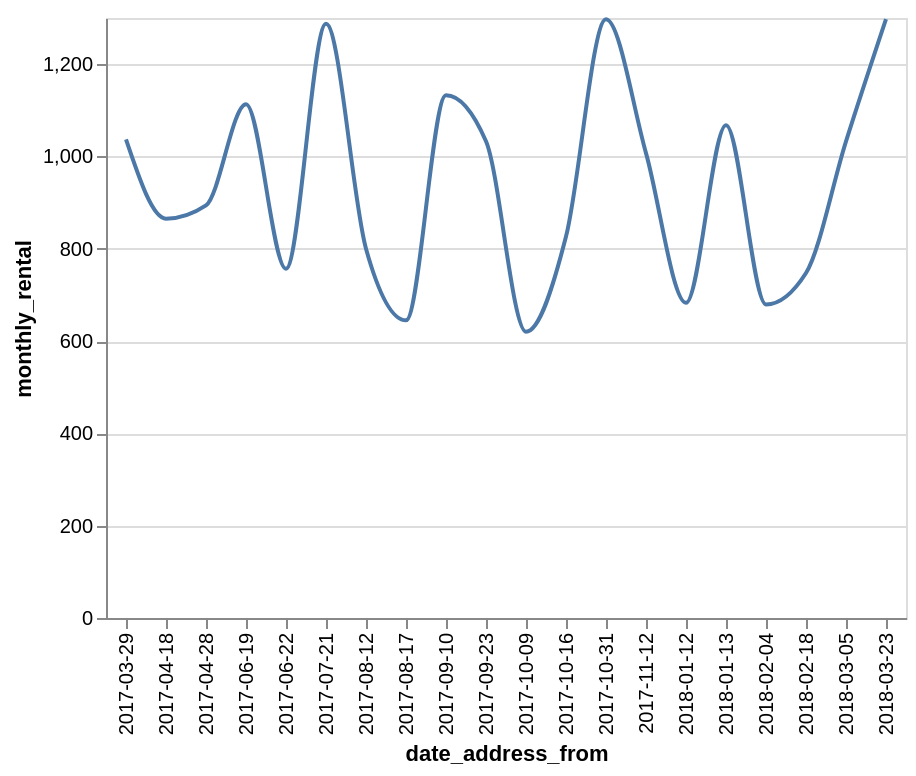

Vega-Lite specification stored for this chart:
### Vega-Lite specification from a JSON file in a GitHub repository (floating-point values rounded to 4 significant figures)
{"data": {"values": [{"x_data": "2018-03-23", "y_data": 1298.0}, {"x_data": "2017-10-31", "y_data": 1297.0}, {"x_data": "2017-07-21", "y_data": 1288.0}, {"x_data": "2017-09-10", "y_data": 1133.0}, {"x_data": "2017-06-19", "y_data": 1113.0}, {"x_data": "2018-01-13", "y_data": 1068.0}, {"x_data": "2017-03-29", "y_data": 1037.0}, {"x_data": "2017-09-23", "y_data": 1033.0}, {"x_data": "2018-03-05", "y_data": 1033.0}, {"x_data": "2017-11-12", "y_data": 1007.0}, {"x_data": "2017-04-28", "y_data": 894.1}, {"x_data": "2017-04-18", "y_data": 865.3}, {"x_data": "2017-10-16", "y_data": 826.4}, {"x_data": "2017-08-12", "y_data": 800.1}, {"x_data": "2017-06-22", "y_data": 756.7}, {"x_data": "2018-02-18", "y_data": 747.5}, {"x_data": "2018-01-12", "y_data": 683.1}, {"x_data": "2018-02-04", "y_data": 679.3}, {"x_data": "2017-08-17", "y_data": 644.9}, {"x_data": "2017-10-09", "y_data": 620.3}]}, "mark": {"type": "line", "interpolate": "monotone"}, "encoding": {"x": {"field": "x_data", "type": "nominal", "title": "date_address_from", "sort": "ascending"}, "y": {"field": "y_data", "type": "quantitative", "title": "monthly_rental"}}}
